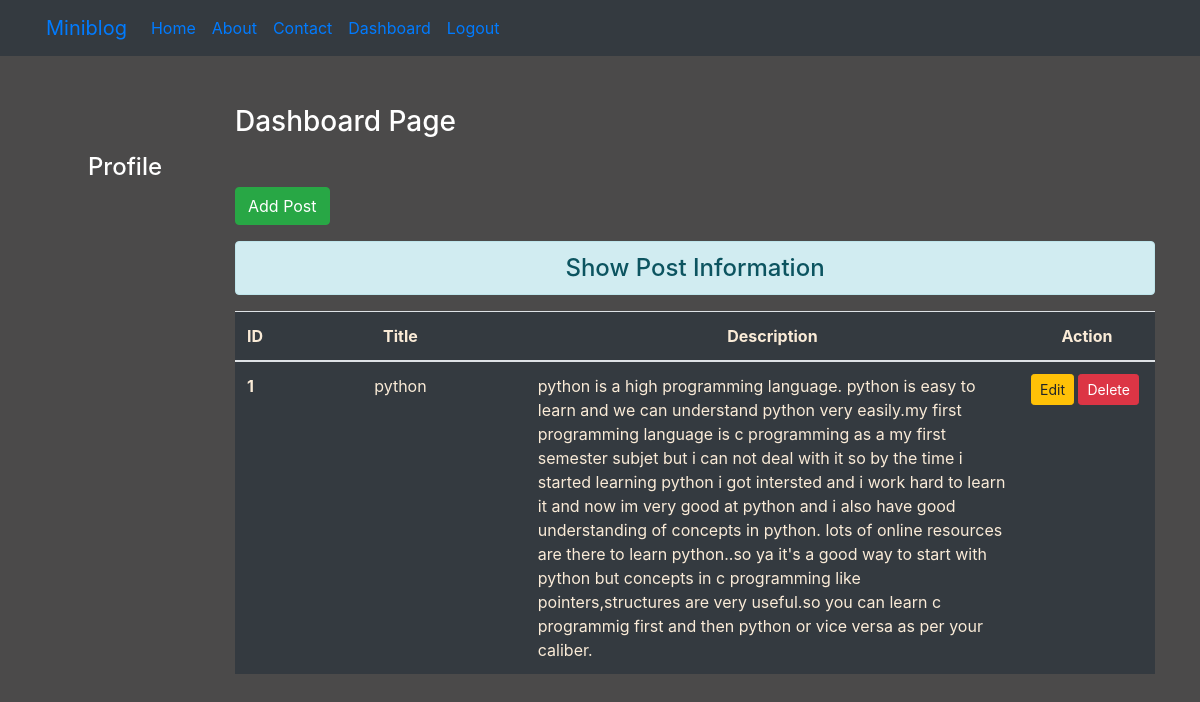
The page /dashboard/ (signed in) on the database its author committed.
### blog/models.py (models this page shows)
class Post(models.Model):
    title = models.CharField(max_length=50)
    desc = models.TextField()

### blog/views.py (the view)
# urls.py: path('dashboard/',views.dashboard,name='dashboard'),
def dashboard(request):
    if request.user.is_authenticated:
        posts = Post.objects.all()
        user = request.user
        full_name = user.get_full_name()
        gps = user.groups.all()
        return render(request,'blog/dashboard.html',{'posts':posts,'full_name':full_name,'groups':gps})
    else:
        return HttpResponseRedirect('/login/')

### blog/templates/blog/dashboard.html (shortened to what this page needs)
{% extends 'blog/base.html' %}
{% load static %}
{% block side %}
            <div class="col-sm-2 text-white my-5 text-center">
                <h4 class="my-5">Profile</h4>
            </div>
{% endblock side %}
{% block content %}
    <div class="col-sm-10">
        <h3 class="text-white my-5">Dashboard Page</h3>
        <a href="{% url 'addpost' %}" class="btn btn-success">Add Post</a>
        <h4 class="text-center alert alert-info mt-3">Show Post Information</h4>
        {% if posts %}
            <table class="table table-hover bg-dark">
                <thead>
                    <tr class="text-center">
                        <th scope="col" style="width:2%">ID</th>
                        <th scope="col" style="width:28%">Title</th>
                        <th scope="col" style="width:55%">Description</th>
                        <th scope="col" style="width:15%">Action</th>
                    </tr>
                </thead>
                <tbody>
                    {% for post in posts %}
                        <tr>
                            <th scope="row">{{post.id}}</th>
                            <td class="text-center">{{post.title}}</td>
                            <td>{{post.desc}}</td>
                            <td >
                            <a href="{% url 'updatepost' post.id %}" class="btn btn-warning btn-sm">Edit</a>
                            {% if perms.blog.delete_post %}
                            <form action="{% url 'deletepost' post.id %}" method="post" class="d-inline">
                            <input type="submit" class="btn btn-danger btn-sm" value="Delete">
                            </form>
                            {% endif %}
                            </td>
                        </tr>
                    {% endfor %}
                </tbody>
            </table>
        {% else %}
            <h4 class="text-center alert alert-warning">NO Records</h4>
        {% endif %}
    </div>
{% endblock content %}

### blog/static/blog/css/style.css (style rules this page uses)
body { background-color: rgb(75,74,74); color: antiquewhite; }

### rows shown on the page
Post: id "1", title "python", desc "python is a high programming language. python is easy to learn and we can understand python very easily.my first programming language is c programming as a my first semester subjet but i can not deal with it so by the time i started learning python i got intersted and i work hard to learn it and now im very good at python and i also have good understanding of concepts in python. lots of online resources are there to learn python..so ya it's a good way to start with python but concepts in c programming like pointers,structures are very useful.so you can learn c programmig first and then python or vice versa as per your caliber."
